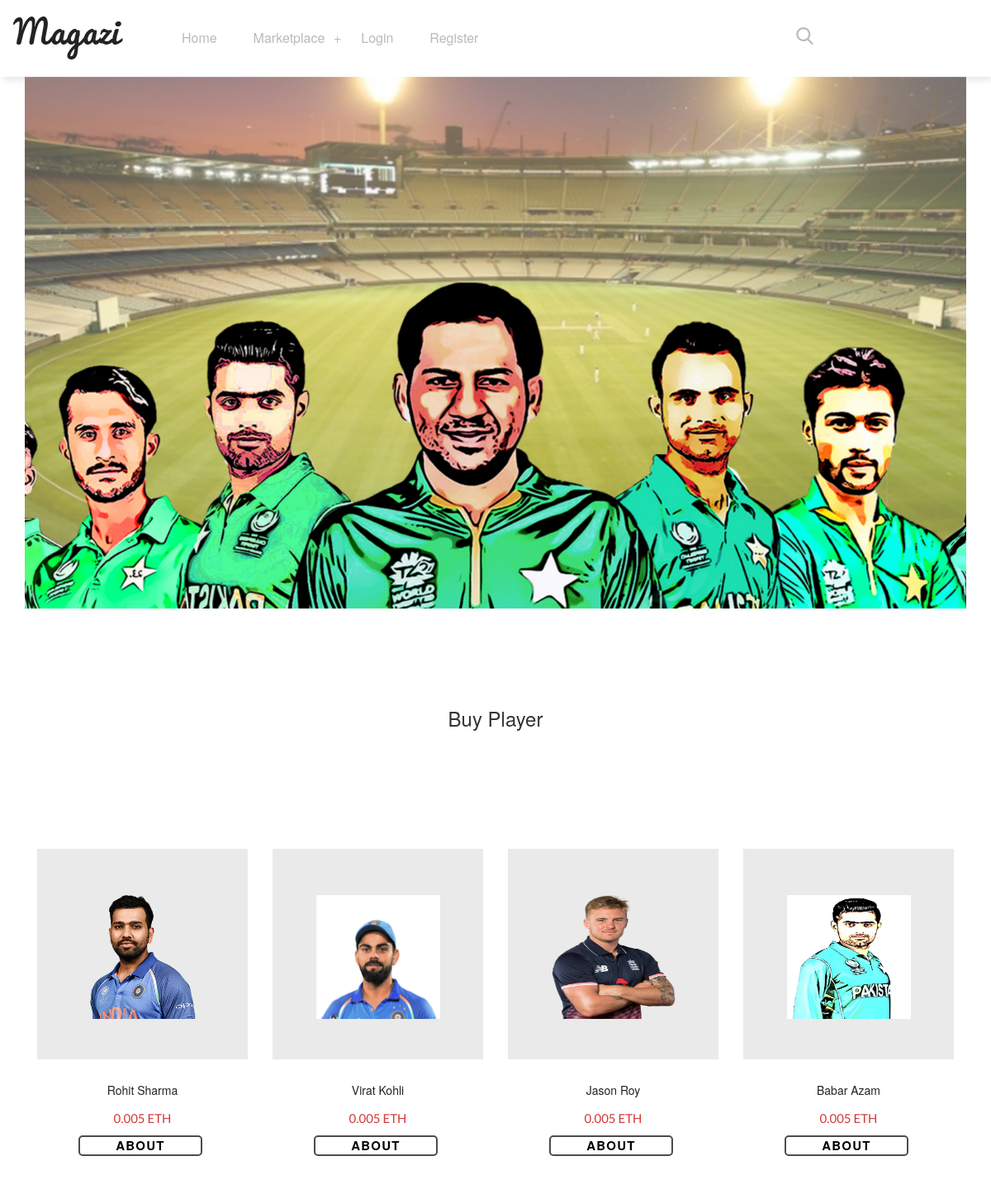
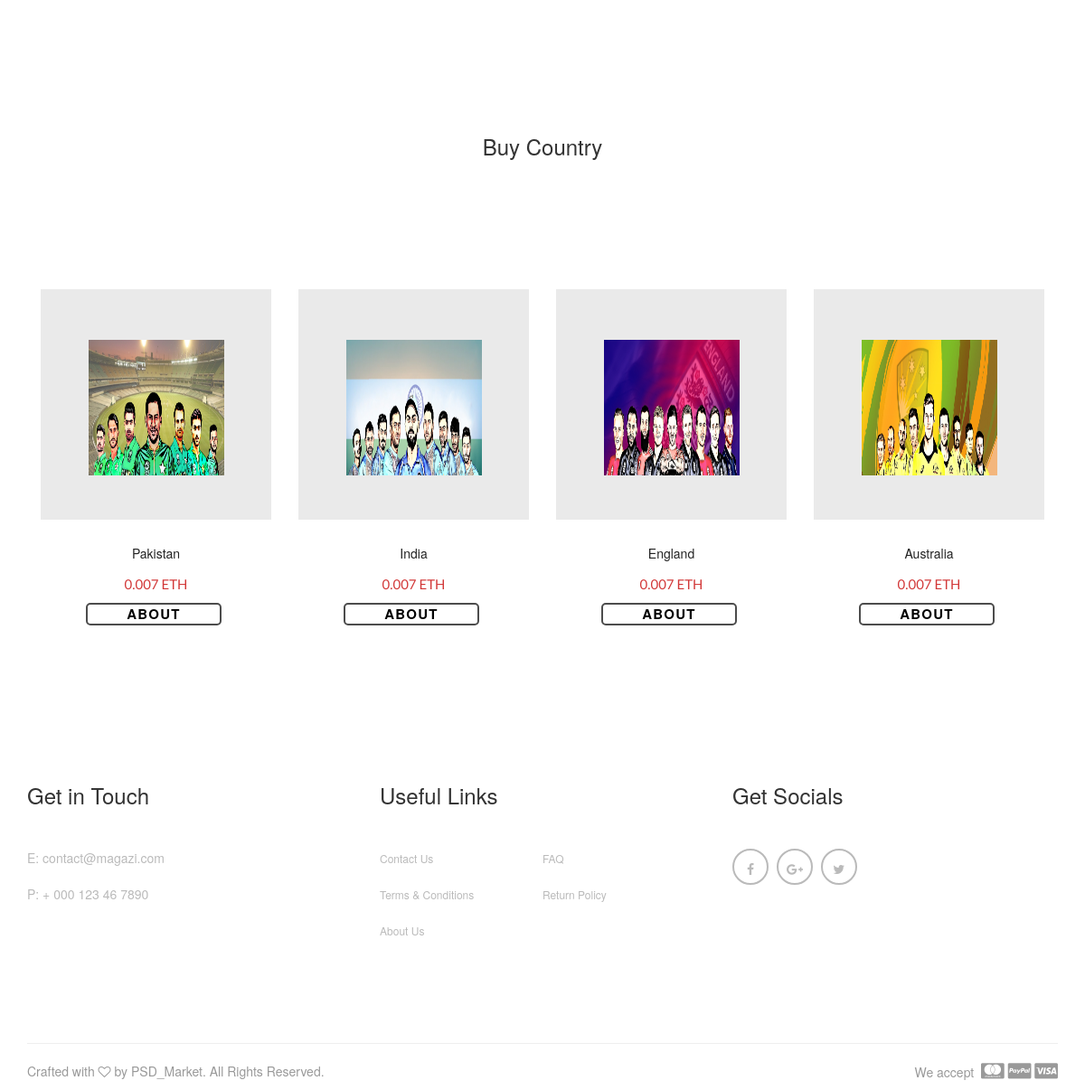
The page / on the database its author committed (2 pictures, top to bottom).
### website/models.py (models this page shows, shortened)
class Card(models.Model):
    CARD_TYPES = (
        ("Player", 'Player'),
        ("Owner", 'Owner'),
        ("Tournament", 'Tournament'),
        ("Board", 'Board'),
        ("Country", 'Country'),
        ("ICC", 'ICC'),
    )
    card_type = models.CharField(
        max_length=11,
        choices=CARD_TYPES,
        default="Player"
    )
    name = models.CharField(max_length=100, null=False)
    description = models.TextField(max_length=3000)
    transactions = models.IntegerField(default=0, null=False)
    owner = models.CharField(max_length=50, default="Unassigned")
    last_bid = models.CharField(default="0", max_length=30)
    eth_id = models.IntegerField(null=True, blank=True)
    image = models.ImageField(null=True, blank=True)
    icc_ranking = models.IntegerField(blank=True, null=True)
    country = models.CharField(max_length=100, null=True, blank=True)
    ipl_team = models.CharField(max_length=100, null=True, blank=True)

### website/views.py (the view)
# urls.py: path('', views.home, name='home'),
def home(request):
    items = Card.objects.all()
    return render(request, 'website/index.html', {"items": items[:10], "categories": text_s})

### website/context_processors.py (called while the page is built)
def marketplace_items_context(request):
    return {
        'marketplace_items': marketplace_item_list,
        'multiplier_0': settings.MULTIPLIER_0,
        'multiplier_1': settings.MULTIPLIER_1,
        'multiplier_2': settings.MULTIPLIER_2,
        'multiplier_default': settings.MULTIPLIER_DEFAULT,
        'buy_form': BuyForm,
    }

### website/templatetags/custom_tags.py (called while the page is built)
@register.filter
def check_category(category):
    items = Card.objects.all()
    for item in items:
        if item.card_type == category:
            return True
    return False

### website/templates/website/index.html (shortened to what this page needs)
{% extends 'website/base.html' %}
{% load staticfiles %}
{% load custom_tags %}
{% block content %}
    <section class="main-slider">
        <div class="container">
            <div id="rev_slider_476_1_wrapper" class="rev_slider_wrapper fullscreen-container" data-alias="christmas-snow-scene" data-source="gallery" style="background-color:transparent;padding:0px;">
                <div id="rev_slider_476_1" class="rev_slider" style="display:none;" data-version="5.3.0.2">
                    <ul>
                        {% for item in items %}
                            <li onclick="window.location.href = '{% url item.card_type|lower item_id=item.id %}';" onMouseOver="this.style.cursor='pointer'" onMouseOut="this.style.cursor='default'"data-index="rs-164{{ item.id }}" data-transition="fade" data-slotamount="default" data-hideafterloop="0" data-hideslideonmobile="off"  data-easein="default" data-easeout="default" data-masterspeed="1000"  data-thumb="images/slider_banner.jpg"  data-rotate="0"  data-saveperformance="off"  data-title="Slide" data-param1="" data-param2="" data-param3="" data-param4="" data-param5="" data-param6="" data-param7="" data-param8="" data-param9="" data-param10="" data-description="">
                            </li>
                        {% endfor %}
                    </ul>
                </div>
            </div>
        </div>
    </section>
    <main>
        {% if items %}
            {% for category in categories %}
                {% if category|check_category %}
                    <div class="magazi-section-title text-center margin-top-100 margin-bottom-100">
                        <div class="container">
                            <div class="row">
                                <div class="col-xs-12">
                                    <h3>Buy {{ category }}</h3>
                                </div>
                            </div>
                        </div>
                    </div>
                {% endif %}
                <div class="section-slick-slider padding-bottom-50">
                    <div class="container">
                        <div class="magazi-carousel">
                            {% for item in items %}
                                {% if item.card_type == category %}
                                    <div class="col-md-3 col-sm-6 col-xs-12 magazi-product text-center">
                                        <div class="magazi-product-inner">
                                            {% if item.image %}
                                                <div class="magazi-product-thumb">
                                                    <img width="150" height="150" src="{{ item.image.url }}" alt="product-3" />
                                                    <a href="#" class="magazi-overlay"></a>
                                                </div>
                                            {% endif %}
                                            <div class="magazi-product-detail">
                                                <h1>
                                                    <a href="#">{{ item.name }}</a>
                                                </h1>
                                                <p>
                                                    <span>{{ item.last_bid }}&nbsp;ETH</span>
                                                </p>
                                                <div class="buy">
                                                    <a style="list-style-type: none; color: black;" href="{% url category|lower item_id=item.id %}"><span>About</span></a>
                                                </div>
                                            </div>
                                        </div>
                                    </div>
                                {% endif %}
                            {% endfor %}
                        </div>
                    </div>
                </div>
            {% endfor %}
        {% endif %}
    </main>
{% endblock %}

### static/website/revolution/css/settings.css (style rules this page uses)
.rev_slider_wrapper { position:relative; z-index: 0; }
.rev_slider { position:relative; overflow:visible; }
.rev_slider >ul, .rev_slider_wrapper >ul, .tp-revslider-mainul >li, .rev_slider >ul >li, .rev_slider >ul >li:before, .tp-revslider-mainul >li:before, .tp-simpleresponsive >ul, .tp-simpleresponsive >ul >li, .tp-simpleresponsive >ul >li:before, .tp-revslider-mainul >li, .tp-simpleresponsive >ul >li { list-style:none !important; position:absolute; margin:0px !important; padding:0px !important; overflow-x: visible; overflow-y: visible; list-style-type: none !important; background-image:none; background-position:0px 0px; text-indent: 0em; top:0px;left:0px; }
.tp-revslider-mainul >li, .rev_slider >ul >li, .rev_slider >ul >li:before, .tp-revslider-mainul >li:before, .tp-simpleresponsive >ul >li, .tp-simpleresponsive >ul >li:before, .tp-revslider-mainul >li, .tp-simpleresponsive >ul >li { visibility:hidden; }
.tp-revslider-slidesli, .tp-revslider-mainul { padding:0 !important; margin:0 !important; list-style:none !important; }
.rev_slider li.tp-revslider-slidesli { position: absolute !important; }
.rev_slider_wrapper { width:100%; }
.fullscreen-container { position:relative; padding:0; }

### rows shown on the page
Card: image (picture), name "Pakistan", last_bid "0.007"
Card: image (picture), name "Rohit Sharma", last_bid "0.005"
Card: image (picture), name "Virat Kohli", last_bid "0.005"
Card: image (picture), name "Jason Roy", last_bid "0.005"
Card: image (picture), name "Babar Azam", last_bid "0.005"
Card: image (picture), name "India", last_bid "0.007"
Card: image (picture), name "England", last_bid "0.007"
Card: image (picture), name "Australia", last_bid "0.007"

### other values the page prints
{{ category }} "Player" "Country"
